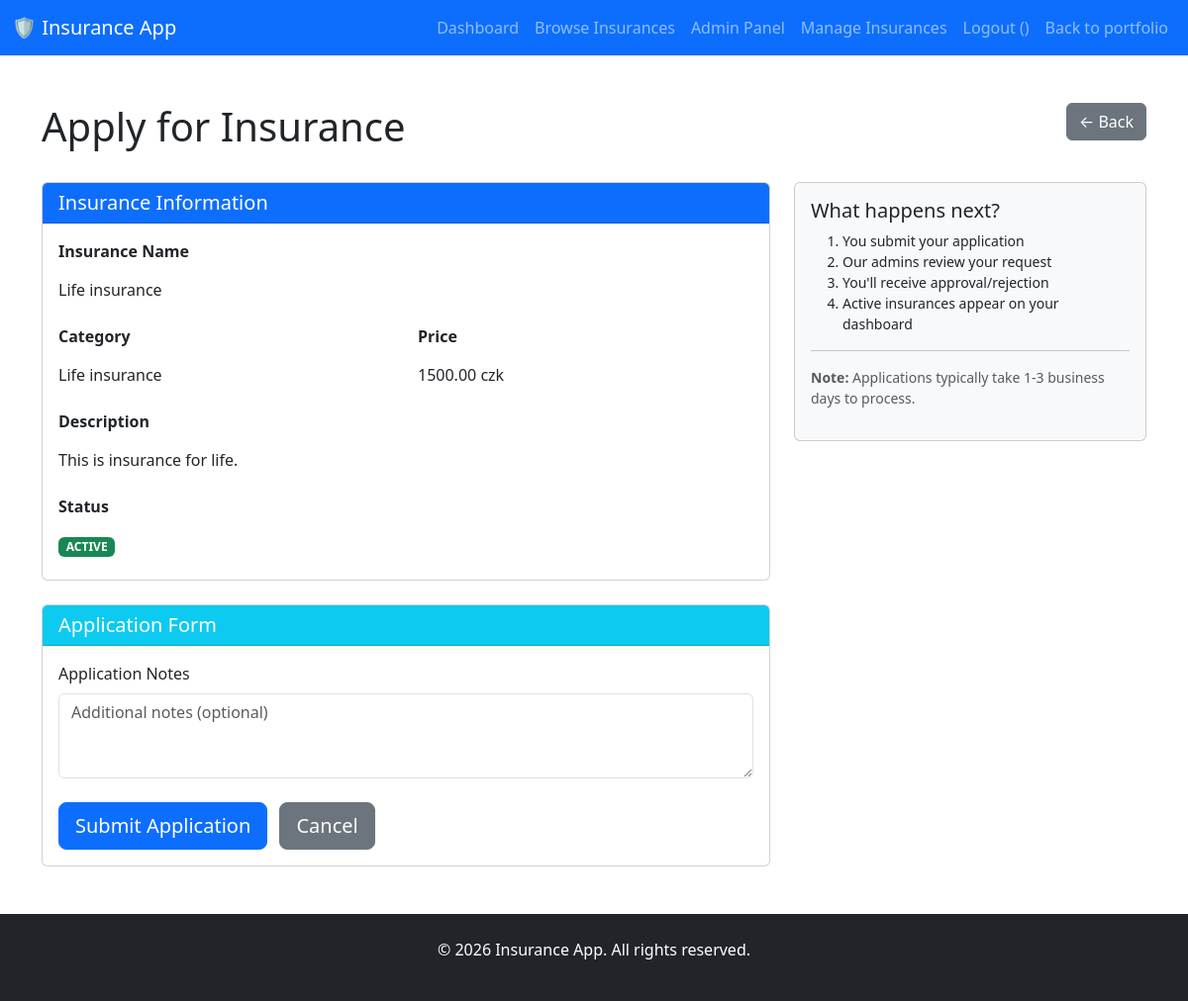
Screenshot of /insurance/apply/1/ (signed in) with the database file from the repository.
### insuranceapp/models.py (models this page shows, shortened)
class Insurance(models.Model):
    name=models.CharField(max_length=100, blank=False)
    description=models.TextField(blank=True, null=True)
    ins_category = models.ForeignKey(InsCategory, on_delete=models.CASCADE, related_name='insurances', null=True, blank=True)
    price=models.ForeignKey(Price, on_delete=models.CASCADE, related_name='insurances', null=True, blank=True)
    status = models.ForeignKey(InsuranceStatus, on_delete=models.CASCADE, related_name='insurances', null=True, blank=True)
    class Meta:
        verbose_name = "insurance"
        verbose_name_plural = "insurances"

class InsCategory(models.Model):
    name = models.CharField(max_length=100, blank=False)

class Price(models.Model):
    amount = models.DecimalField(max_digits=10, decimal_places=2)
    currency = models.CharField(max_length=10)

class InsuranceStatus(models.Model):
    STATUS_CHOICES = [
        ('active', 'Active'),
        ('inactive', 'Inactive'),
    ]
    status = models.CharField(max_length=10, choices=STATUS_CHOICES, default='inactive')

### insuranceapp/views.py (the view, shortened to what this page needs)
# urls.py: path('apply/<int:pk>/', views.ApplyForInsuranceView.as_view(), name='apply_insurance'),
class ApplyForInsuranceView(LoginRequiredMixin, FormView):
    form_class = InsuranceApplicationForm
    template_name = 'insurance_app/apply_insurance.html'
    login_url = 'insurance_login'
    def dispatch(self, request, *args, **kwargs):
        try:
            self.insurance = Insurance.objects.get(pk=kwargs['pk'])
        except Insurance.DoesNotExist:
            messages.error(request, 'Insurance not found.')
            return redirect('available_insurances')
        return super().dispatch(request, *args, **kwargs)
    def get_context_data(self, **kwargs):
        context = super().get_context_data(**kwargs)
        context['insurance'] = self.insurance
        return context

### insuranceapp/forms.py
class InsuranceApplicationForm(forms.ModelForm):
    class Meta:
        model = CustomerInsurance
        fields = ['notes']
        widgets = {
            'notes': forms.Textarea(attrs={'class': 'form-control', 'rows': 3, 'placeholder': 'Additional notes (optional)'}),
        }
        labels = {
            'notes': 'Application Notes',
        }
    def __init__(self, *args, **kwargs):
        super().__init__(*args, **kwargs)
        self.helper = FormHelper()
        self.helper.form_method = 'post'
        self.helper.form_class = 'form-horizontal'
        self.helper.label_class = 'col-lg-2'
        self.helper.field_class = 'col-lg-8'
        self.helper.layout = Layout(
            Row(
                Column('notes', css_class='col-md-12'),
            ),
            Submit('submit', 'Submit Application', css_class='btn btn-primary mt-3')
        )

### templates/insurance_app/apply_insurance.html (shortened to what this page needs)
{% extends 'insurance_app/base.html' %}
{% load static %}
{% load crispy_forms_tags %}
{% block content %}
<div class="row mb-4">
    <div class="col-md-8">
        <h1>Apply for Insurance</h1>
    </div>
    <div class="col-md-4 text-end">
        <a href="{% url 'available_insurances' %}" class="btn btn-secondary">← Back</a>
    </div>
</div>
<div class="row">
    <div class="col-md-8">
        <div class="card mb-4">
            <div class="card-header bg-primary text-white">
                <h5 class="mb-0">Insurance Information</h5>
            </div>
            <div class="card-body">
                <div class="row mb-3">
                    <div class="col-md-12">
                        <label class="form-label"><strong>Insurance Name</strong></label>
                        <p class="form-control-plaintext">{{ insurance.name }}</p>
                    </div>
                </div>
                <div class="row mb-3">
                    <div class="col-md-6">
                        <label class="form-label"><strong>Category</strong></label>
                        <p class="form-control-plaintext">
                            {% if insurance.ins_category %}
                                {{ insurance.ins_category.name }}
                            {% else %}
                                <span class="text-muted">N/A</span>
                            {% endif %}
                        </p>
                    </div>
                    <div class="col-md-6">
                        <label class="form-label"><strong>Price</strong></label>
                        <p class="form-control-plaintext">
                            {% if insurance.price %}
                                {{ insurance.price.amount }} {{ insurance.price.currency }}
                            {% else %}
                                <span class="text-muted">N/A</span>
                            {% endif %}
                        </p>
                    </div>
                </div>
                <div class="row mb-3">
                    <div class="col-md-12">
                        <label class="form-label"><strong>Description</strong></label>
                        <p class="form-control-plaintext">{{ insurance.description }}</p>
                    </div>
                </div>
                <div class="row">
                    <div class="col-md-6">
                        <label class="form-label"><strong>Status</strong></label>
                        <p class="form-control-plaintext">
                            {% if insurance.status %}
                                <span class="badge bg-success">{{ insurance.status.status|upper }}</span>
                            {% else %}
                                <span class="badge bg-secondary">N/A</span>
                            {% endif %}
                        </p>
                    </div>
                </div>
            </div>
        </div>
        <div class="card">
            <div class="card-header bg-info text-white">
                <h5 class="mb-0">Application Form</h5>
            </div>
            <div class="card-body">
                <form method="post" novalidate>
                    {{ form|crispy }}
                    <div class="mt-4">
                        <button type="submit" class="btn btn-primary btn-lg">Submit Application</button>
                        <a href="{% url 'available_insurances' %}" class="btn btn-secondary btn-lg ms-2">Cancel</a>
                    </div>
                </form>
            </div>
        </div>
    </div>
    <div class="col-md-4">
        <div class="card bg-light">
            <div class="card-body">
                <h5 class="card-title">What happens next?</h5>
                <ol class="small">
                    <li>You submit your application</li>
                    <li>Our admins review your request</li>
                    <li>You'll receive approval/rejection</li>
                    <li>Active insurances appear on your dashboard</li>
                </ol>
                <hr>
                <p class="small text-muted"><strong>Note:</strong> Applications typically take 1-3 business days to process.</p>
            </div>
        </div>
    </div>
</div>
{% endblock %}

### rows the page displays
Insurance: name "Life insurance", ins_category.name "Life insurance", price.amount "1500.00", price.currency "czk", description "This is insurance for life.", status.status "ACTIVE"
